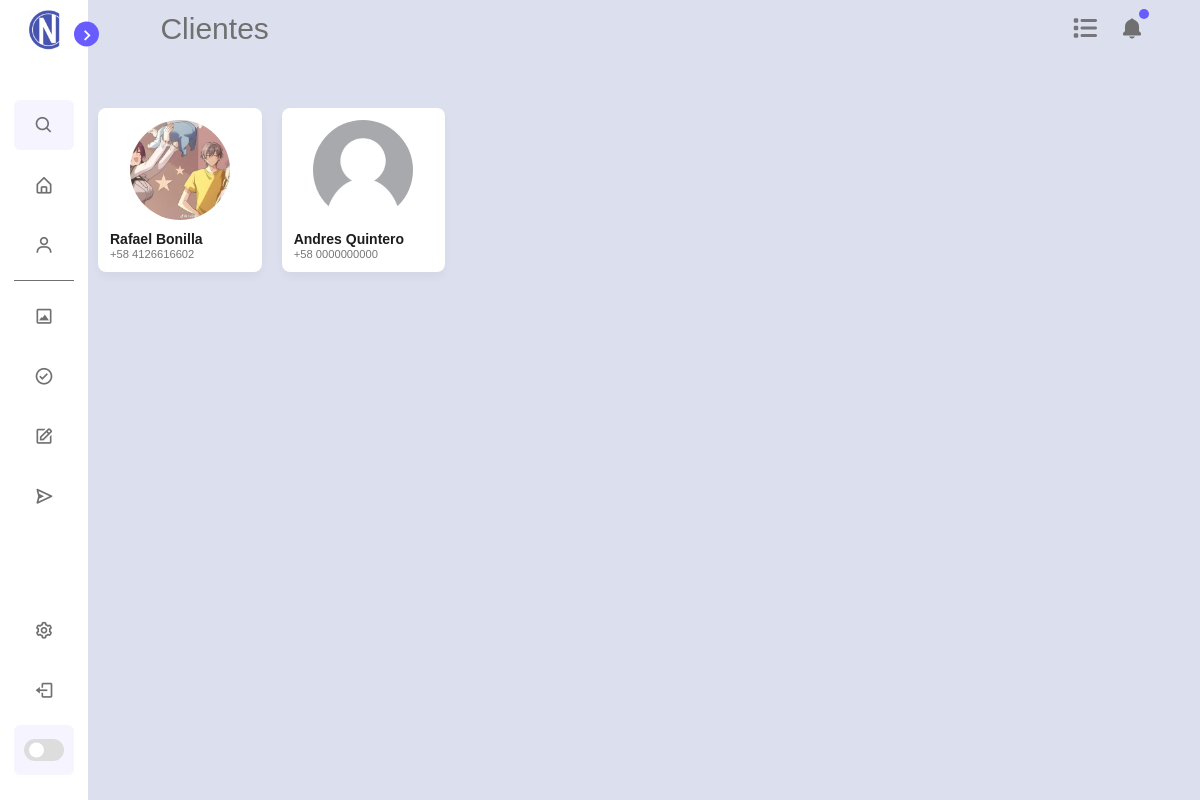
Page /Clients (signed in) on the committed database.
### tables this page shows
CREATE TABLE clientProject ( projectClientId INTEGER PRIMARY KEY AUTOINCREMENT, projectClientName TEXT, projectClientNumber TEXT );

### App.py (the view)
@app.route("/Clients")
def clients():
    clients = try_clients()
    return clients

### App.py (called while the page is built)
@app.before_request
def before_request():
    global current_user
    if "username" in session:
        g.user = session["username"]
        current_user = session["username"]
    else:
        g.user = ["vacio", "vacio"]
        current_user = g.user

### library/DB.py (called while the page is built)
def get_clients():
    conn = sqlite3.connect('library/database.db')
    cursor = conn.cursor()
    cursor.execute("SELECT projectClientName,ProjectClientNumber,projectClientId FROM clientProject")
    filas = cursor.fetchall()
    clientes= []
    for elemento in filas:
        if elemento not in clientes:
            clientes.append(elemento)
    return clientes

### library/URLs.py (called while the page is built)
def try_clients():
    if g.user==["vacio","vacio"]:
        flash("Debe de iniciar sesión primero.")
        return redirect(url_for('login'))
    else:
        cliente=get_clients()
        return render_template("clients.html",user=g.user,cliente=cliente,os=os)

### templates/clients.html (shortened to what this page needs)
<!DOCTYPE html>
<html lang="en">
<head>
    <link rel="stylesheet" href="../static/css/main.css">
    <link rel="stylesheet" href="../static/css/clients.css">
    <link rel="stylesheet" href="../static/css/scrollbar.css">
    <link rel="stylesheet" href="https://cdnjs.cloudflare.com/ajax/libs/font-awesome/6.4.2/css/all.min.css">
    <link href='https://unpkg.com/boxicons@2.1.1/css/boxicons.min.css' rel='stylesheet'>
</head>
<body>
    <nav class="sidebar close">
        <header>
            <div class="image-text">
                <span class="image">
                    <img src="../static/img/icon.ico" alt="iconcopy">
                </span>
            </div>
            <i class='bx bx-chevron-right toggle'></i>
        </header>
        <div class="menu-bar">
            <div class="menu">
                <li class="search-box">
                    <i class='bx bx-search icon'></i>
                </li>
                <ul class="menu-links" id="home">
                    <li class="nav-link">
                        <a href="{{ url_for('home') }}">
                            <i class='bx bx-home-alt icon'></i>
                        </a>
                    </li>
                    <li class="nav-link" id="client">
                        <a href="{{ url_for('clients') }}">
                            <i class='bx bx-user icon'></i>
                        </a>
                    </li>
                </ul>
                <hr class="separator">
                <ul class="menu-links">
                    <li class="nav-link" id="diseño">
                        <a href="{{ url_for('design') }}">
                            <i class='bx bx-image-alt icon'></i>
                        </a>
                    </li>
                    <li class="nav-link" id="aprobacion">
                        <a href="{{ url_for('approval') }}">
                            <i class='bx bx-check-circle icon'></i>
                        </a>
                    </li>
                    <li class="nav-link" id="elaboracion">
                        <a href="{{ url_for('crafting') }}">
                            <i class='bx bx-edit icon'></i>
                        </a>
                    </li>
                    <li class="nav-link" id="entrega">
                        <a href="{{ url_for('ending') }}">
                            <i class='bx bx-send icon'></i>
                        </a>
                    </li>
                </ul>
            </div>
            <div class="bottom-content">
                <li class="">
                    <a href="{{ url_for('settings') }}">
                        <i class='bx bx-cog icon'></i>
                    </a>
                <li class="">
                    <a href="{{ url_for('logout') }}">
                        <i class='bx bx-log-out icon'></i>
                    </a>
                </li>
                <li class="mode">
                    <div class="toggle-switch">
                        <span class="switch"></span>
                    </div>
                </li>
            </div>
        </div>
    </nav>
    <section class="home">
        <div class="home-header">
            <div class="text">Clientes</div>
            <div class="sort-dropdown">
                <button class="sort-btn" type="button" onclick="toggleDropdown()">
                    <i class="fa-solid fa-list"></i>
                </button>
            </div>
            <div class="notification-container">
                <div class="notification-indicator" id="notificationIndicator"></div>
                <button class="notification-button" id="notificationButton">
                    <i class="bx bxs-bell"></i>
                </button>
            </div>
        </div>
        <div class="card-list-client">
            {% for item in cliente %}
            <a href="{{ url_for('client', client=item[0] )}}" style="text-decoration: none;" class="client-link">
                <div class="card-client">
                    {% if os.path.exists('uploads/' + item[0] + '.png') %}
                        <img src="../uploads/{{item[0]}}.png" alt="User Image">
                    {% else %}
                        <img src="../static/img/user-default.png" alt="User Image">
                    {% endif %}
                    <p class="default-client-name">{{item[0]}}</p>
                    <p class="client-company">{{item[1]}}</p>
                </div>
            </a>
            {% endfor %}
    </section>
  </body>
</html>

### rows in the picture
clientProject: projectClientName (picture), projectClientName "Rafael Bonilla", projectClientNumber "+58 4126616602"
clientProject: projectClientName "Andres Quintero", projectClientNumber "+58 0000000000"
